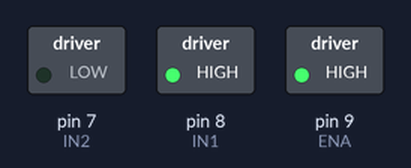
This sketch was run on a simulated Arduino Uno, built with avr-gcc and run on an emulated ATmega328P. On the bench: switched loads named in the sketch (green lamp = pin HIGH).

Above: at 0.1 s.
Timing chart, 0 to 1.6 s (numbered marks = the images above):
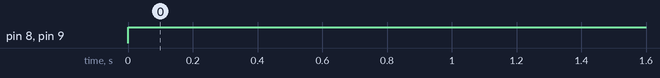

The sketch:

Sensor_L298N.ino
```cpp
int IN1 = 8;
int IN2 = 7;
int ENA = 9;
void setup() {
  // put your setup code here, to run once:
  pinMode(IN1,OUTPUT);
  pinMode(IN2,OUTPUT);
  pinMode(ENA,OUTPUT);
}

void loop() {
  // put your main code here, to run repeatedly:
  digitalWrite(IN1, HIGH);
  digitalWrite(IN2, LOW);
  analogWrite(ENA,255);

}
```

Measured:
- by itself, pin 8 (IN1), pin 9 (ENA): LOW → HIGH at 0.00 s
